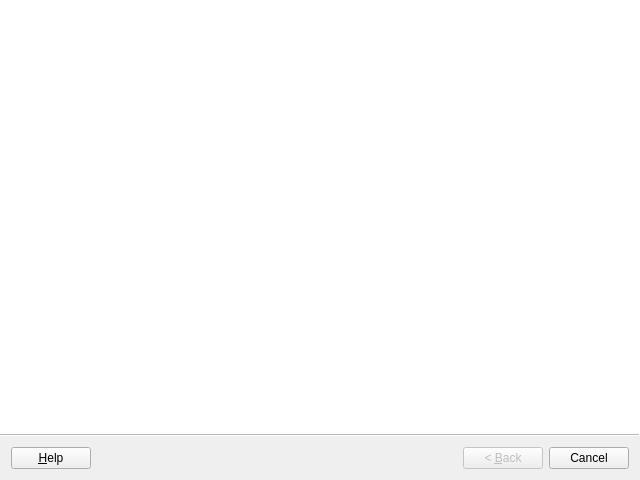
<?xml version="1.0" encoding="UTF-8"?>
<ui version="4.0">
 <class>ObservationWizardForm</class>
 <widget class="QWizard" name="ObservationWizardForm">
  <property name="geometry">
   <rect>
    <x>0</x>
    <y>0</y>
    <width>640</width>
    <height>480</height>
   </rect>
  </property>
  <property name="windowTitle">
   <string>Observation</string>
  </property>
  <property name="wizardStyle">
   <enum>QWizard::ModernStyle</enum>
  </property>
  <property name="options">
   <set>QWizard::HaveHelpButton|QWizard::IndependentPages</set>
  </property>
 </widget>
 <resources/>
 <connections/>
</ui>
